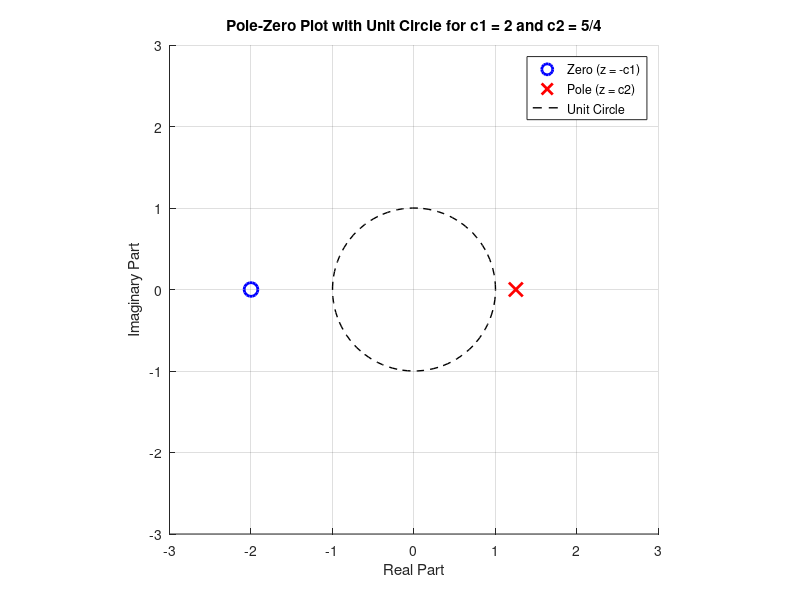

Write the MATLAB code that produced this figure.
% Define the values of c1 and c2
c1 = 2;
c2 = 5/4;

% Calculate the locations of the zero and pole
zero = -c1;
pole = c2;

% Create a new figure
figure;
hold on;

% Plot the zero (use 'o' for zero) and the pole (use 'x' for pole)
plot(real(zero), imag(zero), 'bo', 'MarkerSize', 10, 'LineWidth', 2); % Blue circle for zero
plot(real(pole), imag(pole), 'rx', 'MarkerSize', 10, 'LineWidth', 2); % Red 'x' for pole

% Add the unit circle
theta = linspace(0, 2*pi, 100);
x_unit = cos(theta);
y_unit = sin(theta);
plot(x_unit, y_unit, 'k--', 'LineWidth', 1); % Black dashed line for unit circle

% Add grid, axis labels, and title
grid on;
xlabel('Real Part');
ylabel('Imaginary Part');
title('Pole-Zero Plot with Unit Circle for c1 = 2 and c2 = 5/4');

% Set axis limits for a clear view
axis([-3 3 -3 3]);
axis equal; % Ensures the unit circle appears as a circle

% Add legend to identify poles, zeros, and unit circle
legend('Zero (z = -c1)', 'Pole (z = c2)', 'Unit Circle', 'Location', 'best');

hold off;
